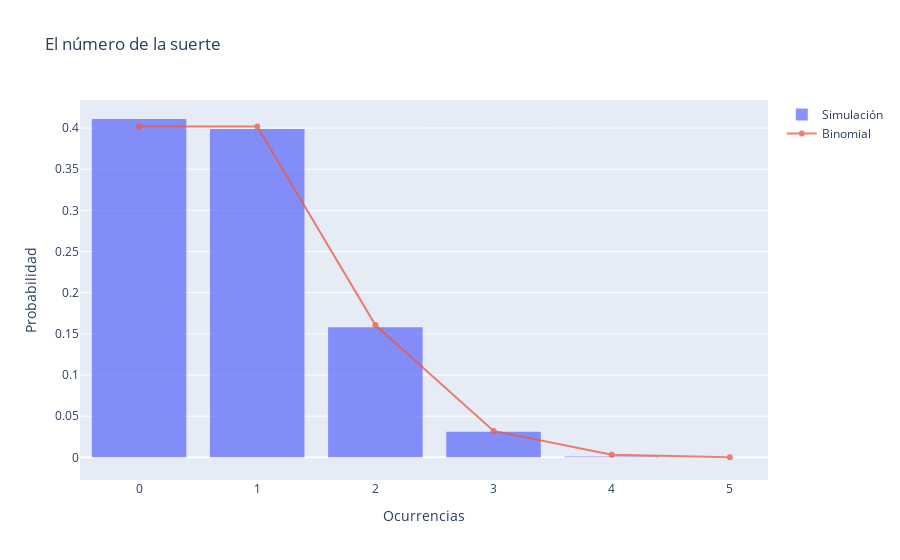

Notebook code for this chart:
### Markdown cell above
## Solución
### Set-up:

* Simular lanzamiento (`LanzarDados`) de `n_dados=5` dados y contar ocurrencias del número `n_target=3`.

* Repetir para `n_ensemble=1000` realizaciones y construir histograma de número de ocurrencias.

* Comparar con distribución `binom(k, n=5, p=1/6)`.

### Code cell
%run ./ej7.py

### Figure 1 — Plotly figure (JSON) as saved in the notebook; plotly's stock layout.template omitted (floating-point values rounded to 4 significant figures; data arrays with more than 128 entries replaced by an {"elided": "..."} marker saying what was removed)
{"data": [{"histnorm": "probability", "name": "Simulación", "opacity": 0.75, "type": "histogram", "x": {"elided": "1000 int values"}}, {"name": "Binomial", "opacity": 0.75, "type": "scatter", "x": [0, 1, 2, 3, 4, 5], "y": [0.4019, 0.4019, 0.1608, 0.03215, 0.003215, 0.0001286]}], "layout": {"bargap": 0.2, "title": {"text": "El número de la suerte"}, "xaxis": {"title": {"text": "Ocurrencias"}}, "yaxis": {"title": {"text": "Probabilidad"}}}}
